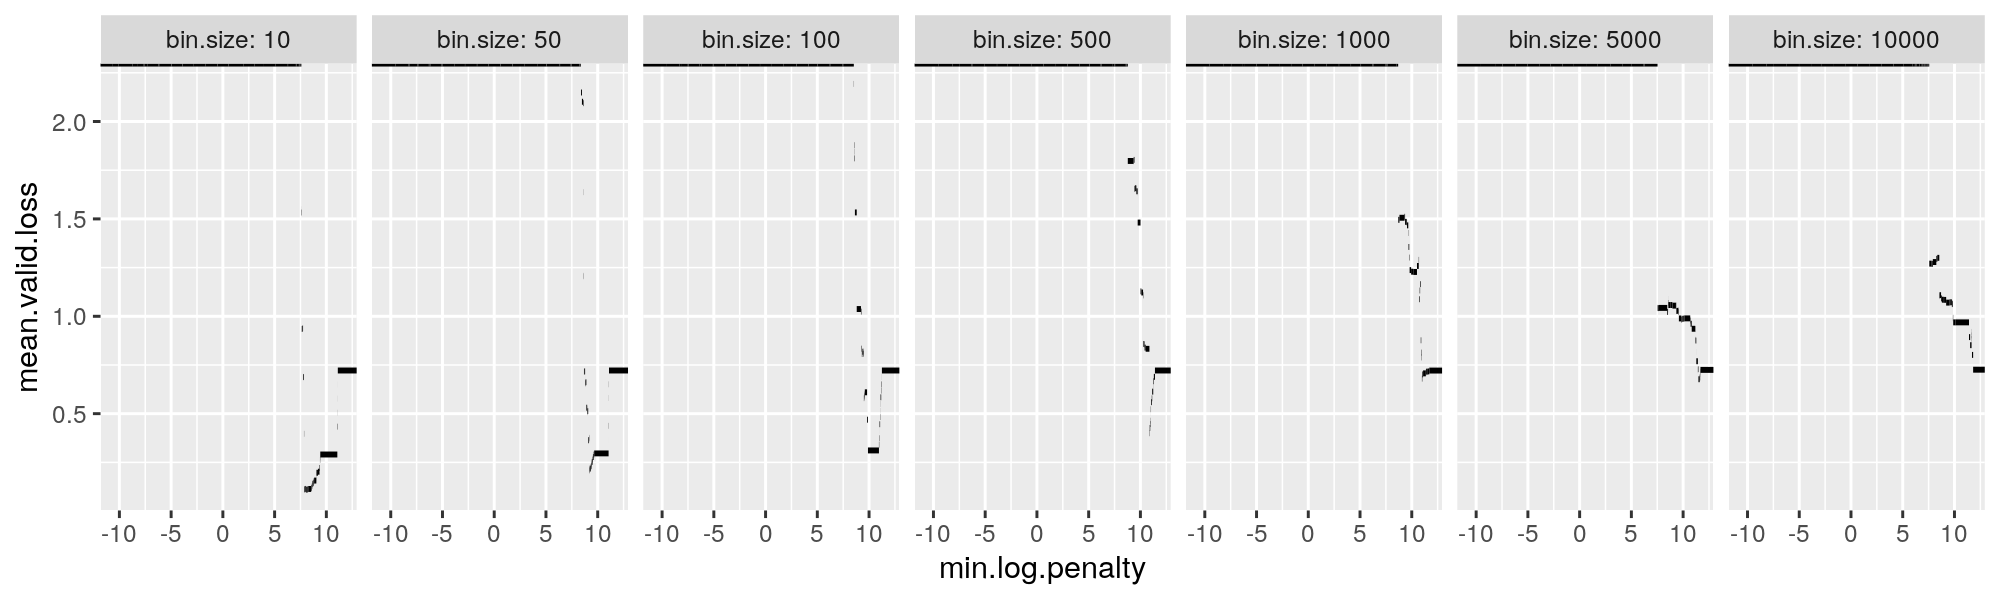

Here is the R script that generated this plot:
library(data.table)
library(ggplot2)
data(Mono27ac, package="PeakSegDisk")

pen.dt.list <- list()
for(bin.size in c(10, 50, 100, 500, 1000, 5000, 10000)){
  print(bin.size)
  bin.dt <- Mono27ac$coverage[, {
    edge.vec <- seq(chromStart[1], chromEnd[.N], by=bin.size)
    binStart <- edge.vec[-length(edge.vec)]
    data.table(
      binStart,
      binStart1=binStart+1L,
      binEnd=edge.vec[-1])
  }]
  setkey(bin.dt, binStart1, binEnd)
  n.folds <- 3
  bin.dt[, bin.i := 1:.N]
  bin.dt[, fold := bin.i %% n.folds + 1]
  Mono27ac$coverage[, chromStart1 := chromStart+1L]
  setkey(Mono27ac$coverage, chromStart1, chromEnd)
  for(shuffle.fold in 1:n.folds){
    bin.dt[, set := ifelse(fold==shuffle.fold, "to.shuffle", "to.keep")]
    cov.in.bins <- foverlaps(Mono27ac$coverage, bin.dt, nomatch=0L)
    cov.in.bins[, dataStart := ifelse(
      chromStart < binStart, binStart, chromStart)]
    cov.in.bins[, dataEnd := ifelse(
      chromEnd < binEnd, chromEnd, binEnd)]
    stopifnot(cov.in.bins[, dataStart[-1] == dataEnd[-.N]])
    ggplot()+
      theme_bw()+
      theme(panel.spacing=grid::unit(0, "lines"))+
      geom_point(aes(
        dataEnd, count),
        data=cov.in.bins)+
      geom_segment(aes(
        dataStart, count,
        xend=dataEnd, yend=count),
        data=cov.in.bins)+
      facet_grid(fold ~ ., labeller="label_both")
    for(seed in 1:2){
      bin.perm <- data.table(bin.dt, key="bin.i")
      set.seed(seed)
      bin.perm[set=="to.shuffle", bin.i := sample(bin.i)]
      bin.join <- bin.perm[, .(
        newBinStart=binStart,
        bin.i,
        set=ifelse(set=="to.shuffle", "shuffled", "kept"))]
      ## train data has shuffled and kept.
      cov.permutation <- data.table(cov.in.bins)[bin.join, on="bin.i"]
      cov.permutation[, newDataStart := dataStart-binStart+newBinStart]
      cov.permutation[, newDataEnd := dataEnd-binStart+newBinStart]
      ggplot()+
        theme_bw()+
        theme(panel.spacing=grid::unit(0, "lines"))+
        geom_step(aes(
          dataEnd, count, color=set),
          data=data.table(cov.in.bins)[, set := "full"])+
        geom_point(aes(
          newDataEnd, count,
          color=set),
          data=cov.permutation)+
        geom_segment(aes(
          newDataStart, count,
          color=set,
          xend=newDataEnd, yend=count),
          data=cov.permutation)
      vdir <- file.path(
        "figure-search-valid-min-permutation", bin.size, shuffle.fold, seed)
      dir.create(vdir, showWarnings=FALSE, recursive=TRUE)
      coverage.bedGraph <- file.path(vdir, "coverage.bedGraph")
      fwrite(
        cov.permutation[, .(
          chrom,
          as.integer(newDataStart),
          as.integer(newDataEnd),
          as.integer(count)
        )],
        coverage.bedGraph,
        sep="\t", col.names=FALSE, quote=FALSE)
      OnePenalty <- function(penalty){
        one.result <- PeakSegDisk::PeakSegFPOP_dir(vdir, penalty)
        seg.result <- one.result$segments[, .(
          segStart1=chromStart+1,
          segEnd=chromEnd,
          mean)]
        setkey(seg.result, segStart1, segEnd)
        over.dt <- foverlaps(
          cov.in.bins, seg.result, nomatch=0L)
        ## validation data has to.shuffle and to.keep.
        set.loss <- over.dt[, .(
          total.loss=PeakSegOptimal::PoissonLoss(
            count, mean, dataEnd-dataStart),
          bases=sum(dataEnd-dataStart)
        ), by=set][, mean.loss := total.loss/bases]
        ## TODO maybe also store mean valid loss?
        for(set.i in 1:nrow(set.loss)){
          set.loss[set.i, set(
            one.result$loss,
            j=paste0(set, ".loss"),
            value=mean.loss)]
        }
        one.result
      }
      initial.penalty.vec <- 10^seq(-6, 9, by=0.5)
      result.list <- list()
      next.penalty.vec <- initial.penalty.vec
      while(length(print(next.penalty.vec))){
        LAPPLY <- future.apply::future_lapply
        LAPPLY <- lapply
        result.list[paste(next.penalty.vec)] <-
          LAPPLY(next.penalty.vec, OnePenalty)
        loss.dt <- do.call(rbind, lapply(result.list, "[[", "loss"))
        loss.tall <- nc::capture_melt_single(
          loss.dt,
          set="to.shuffle|to.keep",
          "[.]loss",
          value.name="mean.PoissonLoss")
        ggplot()+
          geom_line(aes(
            penalty, mean.PoissonLoss),
            data=loss.tall)+
          geom_label(aes(
            penalty, mean.PoissonLoss, label=peaks),
            data=loss.tall)+
          scale_x_log10()+
          facet_grid(set~.)
        selected <- data.table(penaltyLearning::modelSelection(
          loss.dt, "total.loss", "peaks"))
        candidate.penalty.vec <- selected[
          which.min(to.shuffle.loss), c(min.lambda, max.lambda)]
        next.penalty.vec <- candidate.penalty.vec[
          !candidate.penalty.vec %in% names(result.list)]
      }#while(
      pen.dt.list[[paste(bin.size, shuffle.fold, seed)]] <- data.table(
        bin.size, shuffle.fold, seed, selected)
    }
  }
}
pen.dt <- do.call(rbind, pen.dt.list)

##TODO.
ggplot()+
  geom_segment(aes(
    min.log.lambda, valid.PoissonLoss,
    xend=max.log.lambda, yend=valid.PoissonLoss),
    data=pen.dt)+
  facet_grid(validation.fold ~ bin.size, labeller=label_both)

mean.dt <- pen.dt[, {
  log.pen.vec <- unique(sort(c(min.log.lambda, max.log.lambda)))
  over.dt <- foverlaps(
    data.table(
      .SD, key=c("min.log.lambda","max.log.lambda")),
    data.table(
      min.log.penalty=log.pen.vec[-length(log.pen.vec)],
      max.log.penalty=log.pen.vec[-1],
      key=c("min.log.penalty","max.log.penalty")),
    nomatch=0L)[
      min.log.lambda < max.log.penalty & min.log.penalty < max.log.lambda]
  over.dt[, .(
    mean.valid.loss=mean(valid.loss), folds=.N
  ), by=.(min.log.penalty, max.log.penalty)]
}, by=bin.size]

gg <- ggplot()+
  geom_segment(aes(
    min.log.penalty, mean.valid.loss,
    xend=max.log.penalty, yend=mean.valid.loss),
    size=1,
    data=mean.dt)+
  facet_grid(. ~ bin.size, labeller=label_both)
png(
  "figure-search-valid-min-fill-noise.png",
  width=10, height=3, units="in", res=200)
print(gg)
dev.off()
